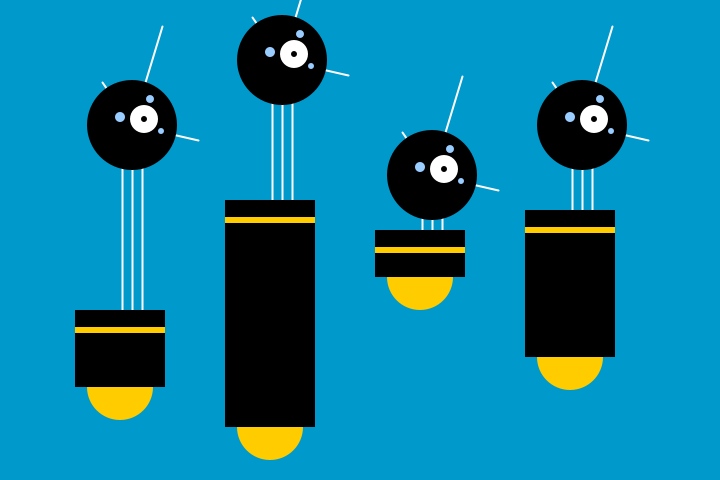
Frame 1 (no input)
Frame 60 (the mouse pressed at the canvas centre just before this capture): identical to frame 1, image omitted
Frame 120 (the mouse held since frame 60 and released just before this capture): identical to frame 1, image omitted

The Processing sketch that drew this single still picture (run headless with seeded random() and noise(); from frame 60 on, the mouse is pressed at the canvas centre):

// Processing sketch: Robot07_Functions
// ── Robot07_Functions.pde
void setup() {
  size(720, 480);
  strokeWeight(2);
  ellipseMode(RADIUS);
}

void draw() {
  background(0, 153, 204);
  drawRobot(120, 420, 110, 140);
  drawRobot(270, 460, 260, 95);
  drawRobot(420, 310, 80, 10);
  drawRobot(570, 390, 180, 40);
} 

void drawRobot(int x, int y, int bodyHeight, int neckHeight) {

  int radius = 45;
  int ny = y - bodyHeight - neckHeight - radius;  // neckHeight Y

  // Neck
  stroke(255);
  line(x+2, y-bodyHeight, x+2, ny); 
  line(x+12, y-bodyHeight, x+12, ny); 
  line(x+22, y-bodyHeight, x+22, ny); 

  // Antennae
  line(x+12, ny, x-18, ny-43);
  line(x+12, ny, x+42, ny-99);
  line(x+12, ny, x+78, ny+15);

  // Body
  noStroke();
  fill(255, 204, 0);
  ellipse(x, y-33, 33, 33);
  fill(0);
  rect(x-45, y-bodyHeight, 90, bodyHeight-33);
  fill(255, 204, 0);
  rect(x-45, y-bodyHeight+17, 90, 6);

  // Head
  fill(0);
  ellipse(x+12, ny, radius, radius); 
  fill(255);
  ellipse(x+24, ny-6, 14, 14);
  fill(0);
  ellipse(x+24, ny-6, 3, 3);
  fill(153, 204, 255);
  ellipse(x, ny-8, 5, 5);
  ellipse(x+30, ny-26, 4, 4);
  ellipse(x+41, ny+6, 3, 3);
}
